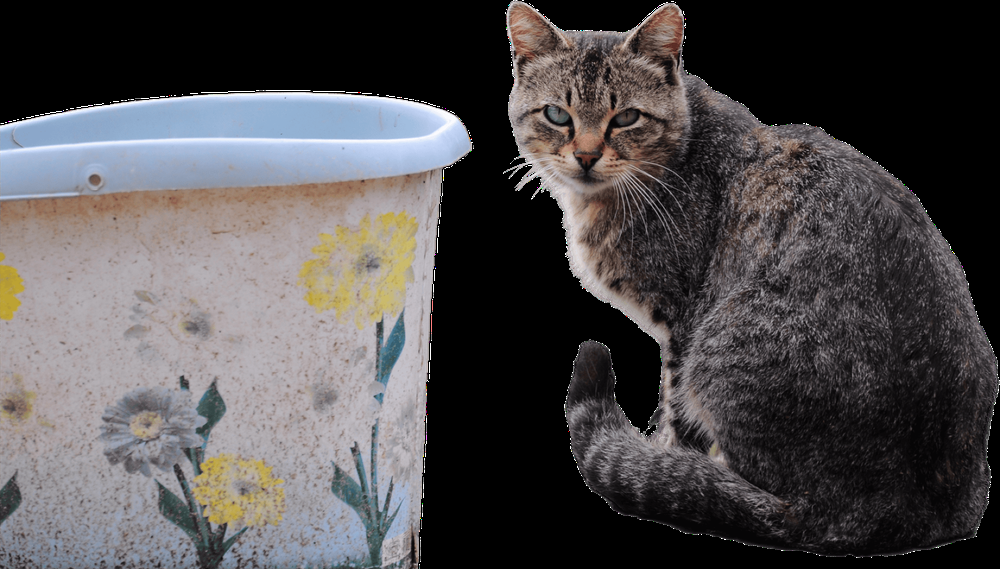
#> input picture algorithmBMYeYu/cat.png, 1000 x 569 px, shrunk from 1919 x 1091 before the run, found by its file name
$ python main.py
#> lines starting #> are read from the running program, lines starting #| are printed output that depends on the picture
import cv2
import numpy as np
#from PIL import Image
from typing import Dict, List, Tuple

print("Hello, World!")

image = cv2.cvtColor(cv2.imread('./algorithmBMYeYu/cat.png'), cv2.COLOR_BGR2GRAY)
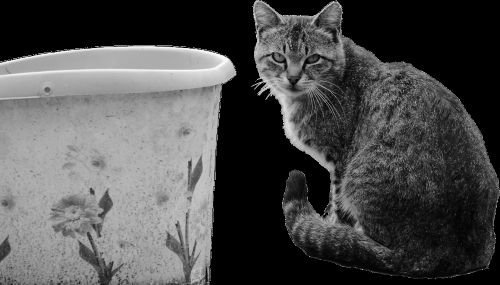
#> image: shape (569, 1000) (shown at 1/2 size); min 0, max 255, mean 77.5
cv2.imshow('original1', image)
rows, height = image.shape
channels = 1

#--------------------------------------------------------------------------
#Разделение изображения
def segdiv(image):
    seg = []
    block_size = 8
    rows, height = image.shape
    for c in range(0, channels):
        for x in range(0, rows, block_size):
            for y in range(0, height, block_size):
                end_x = x + block_size
                end_y = y + block_size

                # Проверяем, чтобы блок не выходил за границы изображения
                if end_x <= rows and end_y <= height:
                    seg.append(image[x:end_x, y:end_y])
#> after the loop, seg = 8875 items
    return seg

#--------------------------------------------------------------------------
#Классификация блоков

high_thresh=50
low_thresh=10

def compute_gx(block):
    """Вычисляет горизонтальный градиент (аналог Sobel Gx)."""
    gx = np.zeros_like(block, dtype=np.float32)
    gx[:, 1:-1] = block[:, 2:] - block[:, :-2]  # Центральные пиксели
    # Края (можно проигнорировать или обработать отдельно)
    return gx

def compute_gy(block):
    """Вычисляет вертикальный градиент (аналог Sobel Gy)."""
    gy = np.zeros_like(block, dtype=np.float32)
    gy[1:-1, :] = block[2:, :] - block[:-2, :]  # Центральные пиксели
    # Края (можно проигнорировать или обработать отдельно)
    return gy

def compute_gradient_magnitude(gx, gy):
    """Вычисляет модуль градиента."""
    return np.sqrt(gx ** 2 + gy ** 2)

def classify_block(block):
    """
    Классифицирует блок 8×8 на три категории:
    - "sharp" (резковыраженный контраст),
    - "smooth" (постепенный контраст),
    - "noisy" (шумовой контраст).
    """
    gx = compute_gx(block)
    gy = compute_gy(block)
    grad_mag = compute_gradient_magnitude(gx, gy)

    max_grad = np.max(grad_mag)
    mean_grad = np.mean(grad_mag)

    if max_grad > high_thresh:
        sharpness = 'sharp'
        return {sharpness ,mean_grad}   #Резкий контраст
    elif mean_grad < low_thresh:
        sharpness = 'noise'
        return {'noise',mean_grad}    #Шумовой контраст
    else:
        sharpness = 'smooth'
        return {'smooth',mean_grad}    #Плавный контраст

def pixel_classify(block):
    zone_block = np.zeros((8, 8), dtype=int)  # Создаём пустой блок 8x8
    const_B = 0.01
    mean_grad, sharp = classify_block(block)  # Предполагается, что эта функция определена где-то ещё

    for i in range(8):  # Проходим по строкам
        for j in range(8):  # Проходим по столбцам
            if sharp == 'sharp' or sharp == 'smooth':
                if block[i, j] <= mean_grad - const_B:
                    zone_block[i, j] = 1
                elif block[i, j] >= mean_grad + const_B:
                    zone_block[i, j] = 2
                else:
                    zone_block[i, j] = 3
            elif sharp == 'noise':
                if block[i, j] < mean_grad:
                    zone_block[i, j] = 1
                elif block[i, j] > mean_grad:
                    zone_block[i, j] = 2
                elif block[i, j] == mean_grad:
                    zone_block[i, j] = 3

    return zone_block

#--------------------------------------------------------------------------
#Создание масок

def create_checker_mask(block_size: int, subblock_size: int) -> np.ndarray:
    """
    Создает шахматную маску для блока
    :param block_size: размер основного блока (например, 8)
    :param subblock_size: размер подблока (например, 4)
    :return: маска с чередующимися областями 0 и 1
    """
    if block_size % subblock_size != 0:
        raise ValueError("block_size должен быть кратен subblock_size")

    mask = np.zeros((block_size, block_size), dtype=np.uint8)
    num_subblocks = block_size // subblock_size

    for i in range(num_subblocks):
        for j in range(num_subblocks):
            # Шахматный порядок
            region = (i + j) % 2
            y_start, y_end = i*subblock_size, (i+1)*subblock_size
            x_start, x_end = j*subblock_size, (j+1)*subblock_size
            mask[y_start:y_end, x_start:x_end] = region

    return mask

# [28 lines left out: function create_random_mask, not called in this run]


#--------------------------------------------------------------------------
#Суммирование

def meansum_insert(block, zone_mask, category_mask, message):
    """
    Сканирующее складывание: вычисляет сумму и среднее для зон A/Z и категорий 1/2.

    Параметры:
    ----------
    image_block : numpy.ndarray (8x8)
        Блок изображения (значения яркости/градиента и т.д.).
    zone_mask : numpy.ndarray (8x8)
        Маска зон: 'A' и 'Z' (другие значения игнорируются).
    category_mask : numpy.ndarray (8x8)
        Маска категорий: 1 и 2 (другие значения игнорируются).

    Возвращает:
    -----------
    numpy.ndarray (2x2)
        Массив вида:
        [
            [Сумма зоны A (категория 1), Сумма зоны A (категория 2)],
            [Среднее зоны Z (категория 1), Среднее зоны Z (категория 2)]
        ]
    """
    # Инициализация результата
    block_image = block
    E = 15.0
    result = np.zeros((2, 2), dtype=float)

    # Определяем маски для зон A и Z
    is_zone_A = (zone_mask == 0)
    is_zone_Z = (zone_mask == 1)

    # Определяем маски для категорий 1 и 2
    is_cat1 = (category_mask == 1)
    is_cat2 = (category_mask == 2)

    # Средние для зоны A по категориям
    a_cat1_pixels = block_image[is_zone_A & is_cat1]
    a_cat2_pixels = block_image[is_zone_A & is_cat2]
    result[0, 0] = np.mean(a_cat1_pixels) if a_cat1_pixels.size > 0 else 0  # A, категория 1
    result[0, 1] = np.mean(a_cat2_pixels) if a_cat2_pixels.size > 0 else 0  # A, категория 2

    # Средние для зоны Z по категориям
    z_cat1_pixels = block_image[is_zone_Z & is_cat1]
    z_cat2_pixels = block_image[is_zone_Z & is_cat2]
    result[1, 0] = np.mean(z_cat1_pixels) if z_cat1_pixels.size > 0 else 0  # Z, категория 1
    result[1, 1] = np.mean(z_cat2_pixels) if z_cat2_pixels.size > 0 else 0  # Z, категория 2


    nA1 = a_cat1_pixels.size
    nA2 = a_cat2_pixels.size
    nZ1 = z_cat1_pixels.size
    nZ2 = z_cat2_pixels.size

    # Альтернативный вариант с явным указанием осей:
    n = np.zeros((2, 2), dtype=int)
    n[0, 0] = nA1  # A, категория 1
    n[0, 1] = nA2  # A, категория 2
    n[1, 0] = nZ1  # Z, категория 1
    n[1, 1] = nZ2  # Z, категория 2

    L = [0.0, 0.0]
    l1 = [0.0, 0.0]
    x = 0
    eps = 1e-10  # Малое число для стабильности
    for x in range(2):
        denominator = n[0][x] + n[1][x] + eps  # Добавляем eps, чтобы избежать деления на 0

        # Проверка на NaN/inf (на всякий случай)
        if np.isnan(denominator) or np.isinf(denominator):
            L[x] = 0  # Или другое значение по умолчанию
        else:
            L[x] = (result[0][x] * n[0][x] + result[1][x] * n[1][x]) / denominator

        if message == 1:
            A = np.array([[n[x, 0], n[x, 1]], [1, -1]])  # Матрица коэффициентов
            b = np.array([L[x] * (n[x, 0] + n[x, 1]), E])  # Вектор правой части
            l1[x] = np.linalg.lstsq(A, b, rcond=None)[0]  # Решение системы
        if message == 0:
            A = np.array([[n[x, 0], n[x, 1]], [-1, 1]])  # Матрица коэффициентов
            b = np.array([L[x] * (n[x, 0] + n[x, 1]), E])  # Вектор правой части
            l1[x] = np.linalg.lstsq(A, b, rcond=None)[0]  # Решение системы

    l1t = np.array(l1).T
    result = l1t - L
    return result

def modification_pixel(block_image, zone_mask, category_mask, message):
    N = 8
    i = 0
    j = 0
    block = block_image
    # Определяем маски для зон A и Z
    is_zone_A = (zone_mask == 0)
    insert_result = meansum_insert(block_image, zone_mask, category_mask, message)


    # Определяем маски для категорий 1 и 2
    is_cat1 = (category_mask == 1)
    is_cat2 = (category_mask == 2)

    for i in range(N):
        for j in range(N):
            if is_zone_A[i][j] == True and is_cat1[i][j] == True: #A1
                block[i][j] = block[i][j] + insert_result[0][0]
            if is_zone_A[i][j] == False and is_cat1[i][j] == True: #Z1
                block[i][j] = block[i][j] + insert_result[1][0]
            if is_zone_A[i][j] == True and is_cat2[i][j] == True: #A2
                block[i][j] = block[i][j] + insert_result[0][1]
            if is_zone_A[i][j] == False and is_cat2[i][j] == True: #Z2
                block[i][j] = block[i][j] + insert_result[1][1]
    return block

#склеивание изображения из блоков
def segpair(idct_seg, image):
    block_size = 8
#> block_size = 8
    rows, height = image.shape
    print(height, rows, channels)
#| 1000 569 1
    reconstructed_image = image.copy()
    index = 0
    for x in range(0, rows, block_size):
        for y in range(0, height, block_size):
            end_x = x + block_size
            end_y = y + block_size
            # Проверяем, чтобы блок не выходил за границы изображения
            if end_x <= rows and end_y <= height:
                block = idct_seg[index]
                block = np.clip(block, 0, 255)  # Масштабируем и обрезаем значения
                block = block.astype(np.uint8)  # Преобразуем в uint8
                reconstructed_image[x:end_x, y:end_y] = block
                index += 1
#> after the loop, index = 8875
    return reconstructed_image

def numerator_pixel_dec(block,zone_mask,category_mask):

    # Инициализация результата
    block_image = block
    result = np.zeros((2, 2), dtype=float)

    # Определяем маски для зон A и Z
    is_zone_A = (zone_mask == 0)
    is_zone_Z = (zone_mask == 1)

    # Определяем маски для категорий 1 и 2
    is_cat1 = (category_mask == 1)
    is_cat2 = (category_mask == 2)

    # Средние для зоны A по категориям
    a_cat1_pixels = block_image[is_zone_A & is_cat1]
    a_cat2_pixels = block_image[is_zone_A & is_cat2]
    result[0, 0] = np.mean(a_cat1_pixels) if a_cat1_pixels.size > 0 else 0  # A, категория 1
    result[0, 1] = np.mean(a_cat2_pixels) if a_cat2_pixels.size > 0 else 0  # A, категория 2

    # Средние для зоны Z по категориям
    z_cat1_pixels = block_image[is_zone_Z & is_cat1]
    z_cat2_pixels = block_image[is_zone_Z & is_cat2]
    result[1, 0] = np.mean(z_cat1_pixels) if z_cat1_pixels.size > 0 else 0  # Z, категория 1
    result[1, 1] = np.mean(z_cat2_pixels) if z_cat2_pixels.size > 0 else 0  # Z, категория 2


    nA1 = a_cat1_pixels.size
    nA2 = a_cat2_pixels.size
    nZ1 = z_cat1_pixels.size
    nZ2 = z_cat2_pixels.size

    # Альтернативный вариант с явным указанием осей:
    n = np.zeros((2, 2), dtype=int)
    n[0, 0] = nA1  # A, категория 1
    n[0, 1] = nA2  # A, категория 2
    n[1, 0] = nZ1  # Z, категория 1
    n[1, 1] = nZ2  # Z, категория 2

    return n,result

def dif_mean_dec(matrix):
    """
    Вычисляет разность между строками матрицы 2x2.

    Параметры:
        matrix: list[list] - матрица 2x2 (например, [[a, b], [c, d]])

    Возвращает:
        list - [a - c, b - d]
    """
    return [
        matrix[0][0] - matrix[1][0],  # Разность первых элементов столбцов
        matrix[0][1] - matrix[1][1]   # Разность вторых элементов столбцов
    ]

def decis_maker_dec(matrix,n):
    message = 'n'
    sigma1 = matrix[0]
    sigma2 = matrix[1]
    ed = 0.05
    if sigma1*sigma2 > ed:
        if sigma1 > 0 and sigma2 > 0:
            message = '1'
        if sigma1 < 0 and sigma2 < 0:
            message = '0'
    elif sigma1*sigma2 < -ed:
        sigma = sigma1*(n[0,0]+n[1,0])+sigma2*(n[0,1]+n[1,1])
        if sigma > 0:
            message = '1'
        if sigma < 0:
            message = '0'
    elif -ed <= sigma1*sigma2 <= ed:
        sigma = max(abs(sigma1),abs(sigma2))
        if sigma > 0:
            message = '1'
        elif sigma <= 0: #Не может быть равно нулю, это означает что значение бита неопределенное
            message = '0'
    return message

def encode(image):
    secret_message = 1
    block_emb = []
    block_image = segdiv(image)
#> block_image = 8875 items
    mask = create_checker_mask(8,4)
    for block in block_image:
        block_emb.append(modification_pixel(block,mask,pixel_classify(block),secret_message))
    embed = segpair(block_emb, image)
#| 1000 569 1
#> in segpair (call 2), `reconstructed_image = image.copy()`:
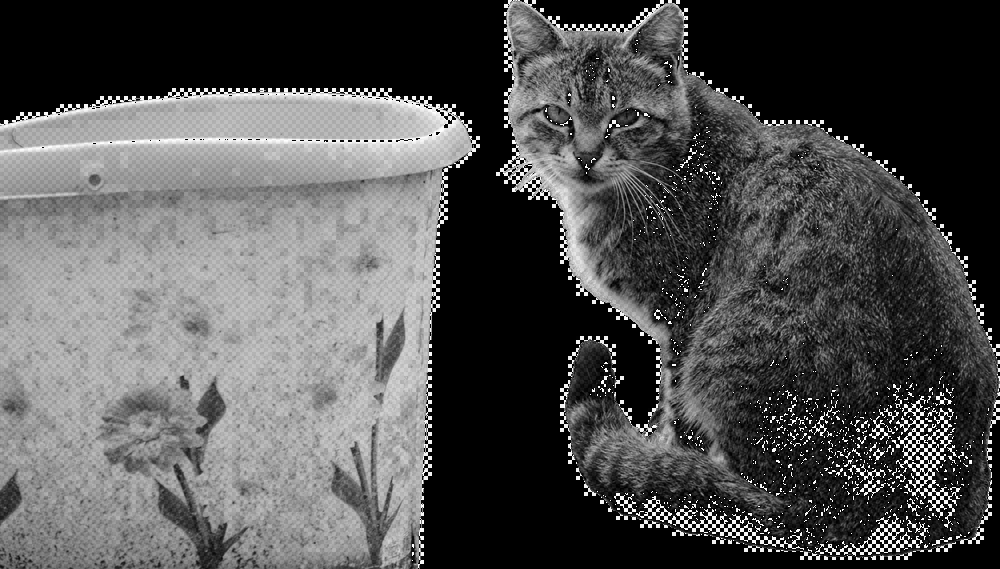
#> reconstructed_image: shape (569, 1000); min 0, max 255, mean 81.8
    return embed

def decode(image_cvz):
    message = []
    block_image = segdiv(image_cvz)
    mask = create_checker_mask(8,4)
    for block in block_image:
        n,result = numerator_pixel_dec(block, mask, pixel_classify(block))
        sigma = dif_mean_dec(result)
        message.append(decis_maker_dec(sigma,n))
    return message


#--------------------------------------------------------------------------
#Вызов функции
if __name__ == "__main__":
    img = cv2.cvtColor(cv2.imread('./algorithmBMYeYu/cat.png'), cv2.COLOR_BGR2GRAY)
    img1 = segpair(segdiv(img),img)
    embed = encode(image)
    message = decode(embed)
    cv2.imshow('original', img1)
    cv2.imshow("embed", embed)
    cv2.waitKey(0)

$ run again, with algorithmBMYeYu/encoded.png copied over algorithmBMYeYu/cat.png
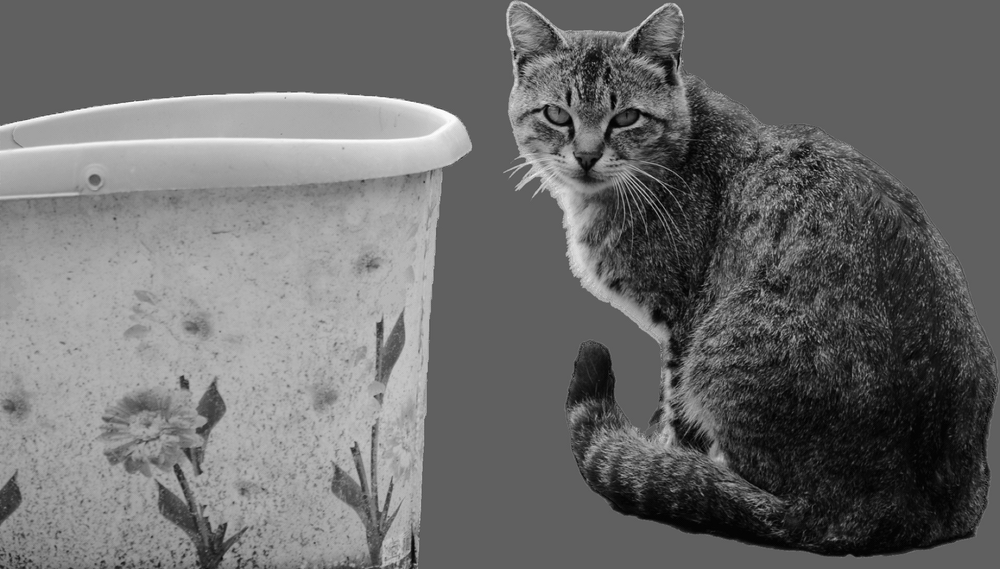
#> input picture algorithmBMYeYu/encoded.png, 1000 x 569 px, shrunk from 1919 x 1091 before the run, found by its file name
#> after the loop in segdiv, `for c in range(0, channels):`: seg = 8875 items
#> block_size = 8
#| 1000 569 1
#> after the loop in segpair, `for x in range(0, rows, block_size):`: index = 8875
#> block_image = 8875 items
#| 1000 569 1
#> in segpair (call 2), `reconstructed_image = image.copy()`:
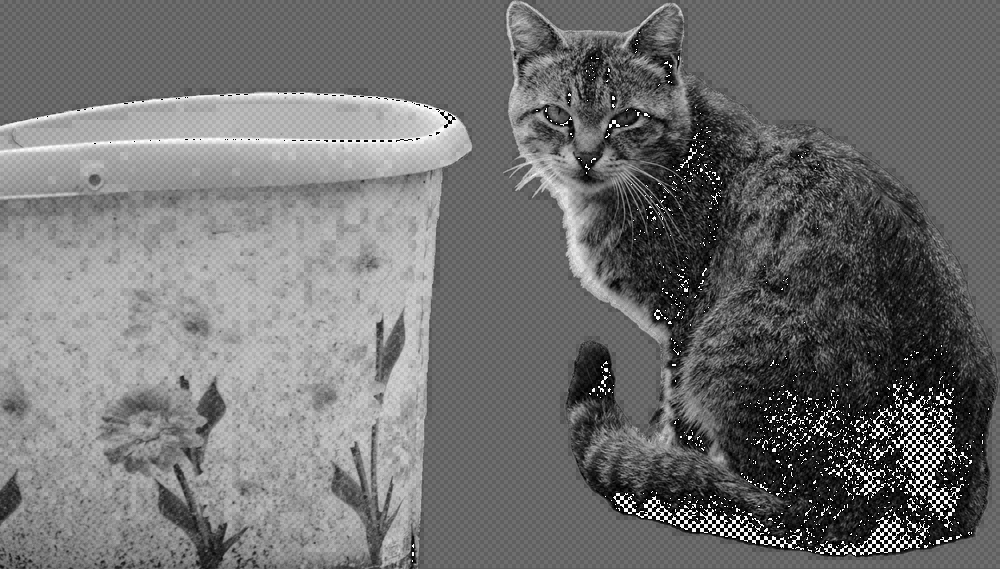
#> reconstructed_image: shape (569, 1000); min 0, max 255, mean 112.1
